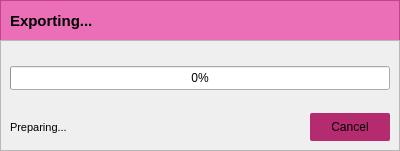
<?xml version="1.0" encoding="UTF-8"?>
<ui version="4.0">
 <class>CitramanikProgressBar</class>
 <widget class="QDialog" name="CitramanikProgressBar">
  <property name="geometry">
   <rect>
    <x>0</x>
    <y>0</y>
    <width>400</width>
    <height>151</height>
   </rect>
  </property>
  <property name="windowTitle">
   <string>Citramanik - Exporting...</string>
  </property>
  <widget class="QFrame" name="topFrame">
   <property name="geometry">
    <rect>
     <x>0</x>
     <y>0</y>
     <width>400</width>
     <height>41</height>
    </rect>
   </property>
   <property name="styleSheet">
    <string notr="true">background-color: rgba(234, 56, 159, 0.7);
background-image: url(:/image/imgs/img-bg-sections_progressBar.png);</string>
   </property>
   <property name="frameShape">
    <enum>QFrame::StyledPanel</enum>
   </property>
   <property name="frameShadow">
    <enum>QFrame::Raised</enum>
   </property>
   <layout class="QVBoxLayout" name="verticalLayout_6">
    <item>
     <layout class="QVBoxLayout" name="wrapper_exporting">
      <item>
       <widget class="QLabel" name="label_exporting">
        <property name="font">
         <font>
          <pointsize>11</pointsize>
          <weight>75</weight>
          <bold>true</bold>
         </font>
        </property>
        <property name="styleSheet">
         <string notr="true">background:none;</string>
        </property>
        <property name="text">
         <string>Exporting...</string>
        </property>
       </widget>
      </item>
     </layout>
    </item>
   </layout>
  </widget>
  <widget class="QFrame" name="bottom_frame">
   <property name="geometry">
    <rect>
     <x>0</x>
     <y>40</y>
     <width>400</width>
     <height>111</height>
    </rect>
   </property>
   <property name="styleSheet">
    <string notr="true"/>
   </property>
   <property name="frameShape">
    <enum>QFrame::StyledPanel</enum>
   </property>
   <property name="frameShadow">
    <enum>QFrame::Raised</enum>
   </property>
   <layout class="QVBoxLayout" name="verticalLayout_7">
    <item>
     <layout class="QVBoxLayout" name="wrapper_progresscontent">
      <item>
       <spacer name="verticalSpacer_2">
        <property name="orientation">
         <enum>Qt::Vertical</enum>
        </property>
        <property name="sizeType">
         <enum>QSizePolicy::Expanding</enum>
        </property>
        <property name="sizeHint" stdset="0">
         <size>
          <width>20</width>
          <height>40</height>
         </size>
        </property>
       </spacer>
      </item>
      <item>
       <widget class="QProgressBar" name="progress_bar">
        <property name="minimumSize">
         <size>
          <width>0</width>
          <height>24</height>
         </size>
        </property>
        <property name="styleSheet">
         <string notr="true">QProgressBar{text-align:center;}

QProgressBar::chunk{
}</string>
        </property>
        <property name="value">
         <number>0</number>
        </property>
       </widget>
      </item>
      <item>
       <spacer name="verticalSpacer_3">
        <property name="orientation">
         <enum>Qt::Vertical</enum>
        </property>
        <property name="sizeHint" stdset="0">
         <size>
          <width>20</width>
          <height>40</height>
         </size>
        </property>
       </spacer>
      </item>
      <item>
       <layout class="QHBoxLayout" name="wrapper_statuscancel">
        <item>
         <widget class="QLabel" name="label_currentfile">
          <property name="font">
           <font>
            <pointsize>8</pointsize>
            <weight>50</weight>
            <bold>false</bold>
           </font>
          </property>
          <property name="styleSheet">
           <string notr="true"/>
          </property>
          <property name="text">
           <string>Preparing...</string>
          </property>
          <property name="alignment">
           <set>Qt::AlignLeading|Qt::AlignLeft|Qt::AlignVCenter</set>
          </property>
         </widget>
        </item>
        <item>
         <spacer name="horizontalSpacer">
          <property name="orientation">
           <enum>Qt::Horizontal</enum>
          </property>
          <property name="sizeHint" stdset="0">
           <size>
            <width>40</width>
            <height>20</height>
           </size>
          </property>
         </spacer>
        </item>
        <item>
         <widget class="QPushButton" name="btn_cancel">
          <property name="minimumSize">
           <size>
            <width>80</width>
            <height>28</height>
           </size>
          </property>
          <property name="styleSheet">
           <string notr="true">QPushButton{
background-color: #b42b6f;
border-radius: 2px;
}

QPushButton::hover{;
background-color: rgb(206, 49, 128);
}</string>
          </property>
          <property name="text">
           <string>Cancel</string>
          </property>
         </widget>
        </item>
       </layout>
      </item>
     </layout>
    </item>
   </layout>
  </widget>
 </widget>
 <resources>
  <include location="citramanik_resources.qrc"/>
 </resources>
 <connections/>
</ui>
